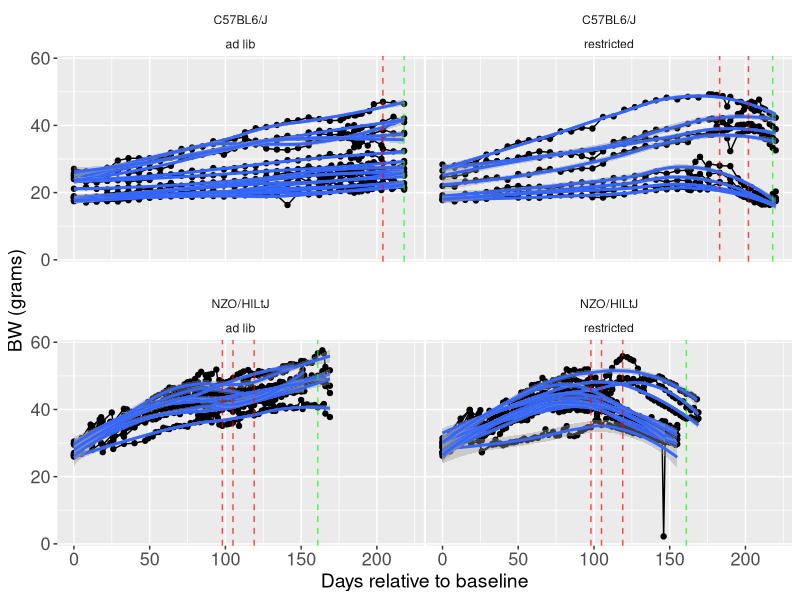
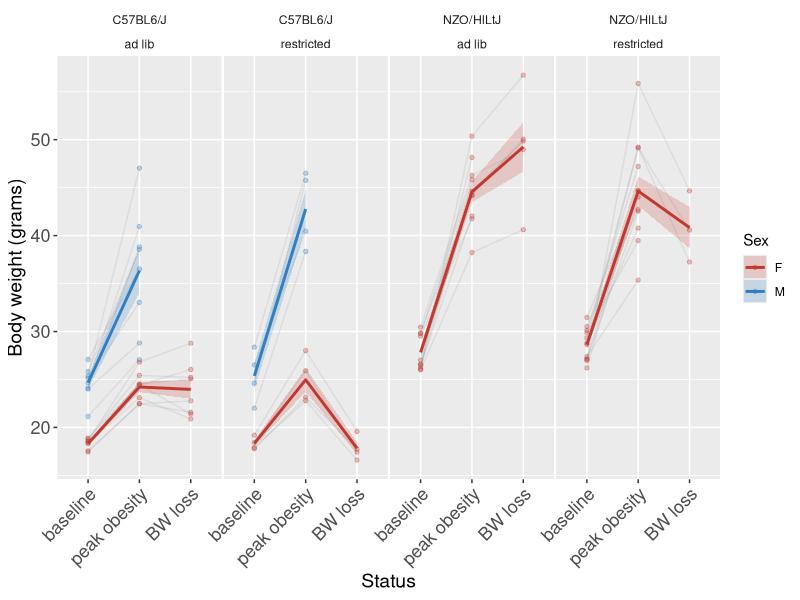
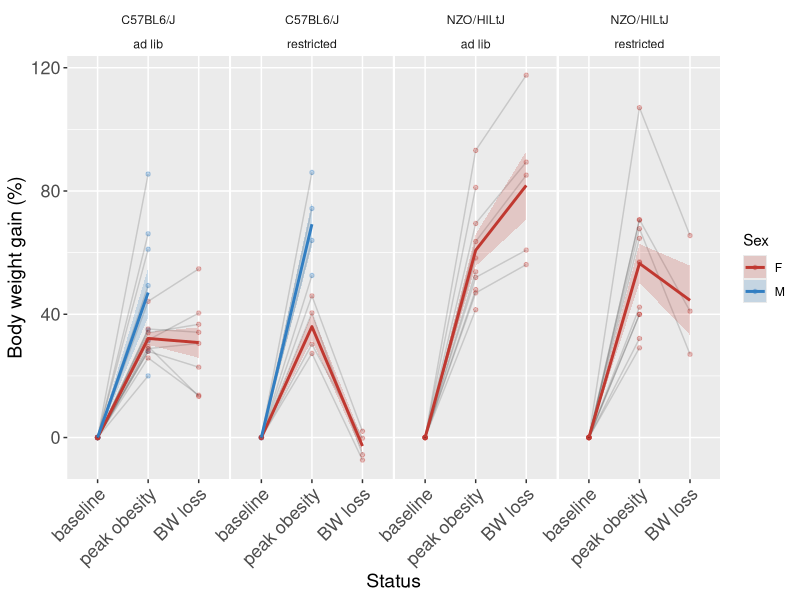
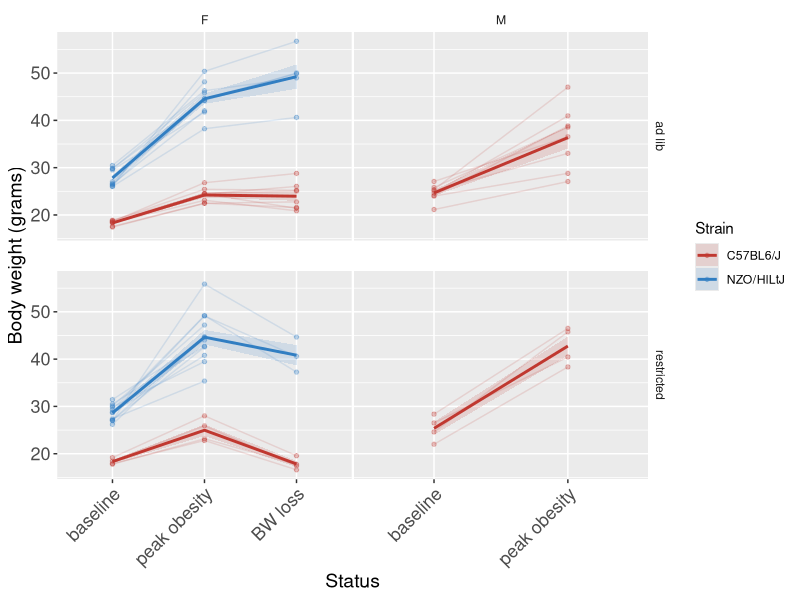
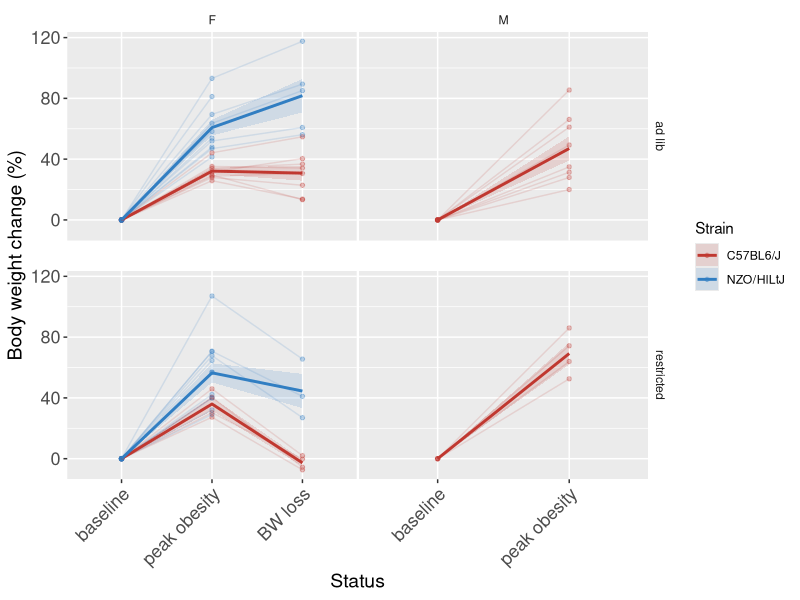

Recreate these plots in R, in order.
# This script aims to explore changes in body weight in NZO and c57 after different stages of feeding:
#1 from baseline to peak obesity,
#2:from peak of obesity to acute body weight loss
#3 from acute body weight loss to body weight maintenance
#4 from body weight maintenance to body weight gain after RTIOXA-47 injections

#libraries
library(dplyr) #to use pipe
library(ggplot2) #to graph
library(readr) #to read csv
library(tidyr)  # to use drop-na()
library(ggpubr)
library(purrr)
library(broom)
library(Hmisc)
library(lme4)
library(emmeans)

BW_data <- read_csv("../data/BW.csv") %>% 
  filter(COHORT > 1 & COHORT < 6) %>% # Just NZO females
  filter(!ID %in% c(3712, 3715)) %>% # died during study
  group_by(ID) %>% 
  arrange(DATE) %>% 
  mutate(
    bw_rel = 100 * (BW - first(BW)) / first(BW),
    body_lag = (lag(BW) - BW),
    GROUP = case_when(
      ID %in% c(3706, 3707, 3709, 3711, 3713, 3717, 3716, 3719, 3718, 3726,
                7860, 7862, 7864, 7867, 7868, 7869, 7870, 7871, 7873, 7875, 
                7876, 7879, 7880, 7881,7882, 7883) ~ "ad lib",
      ID %in% c(3708, 3714, 3720, 3721, 3710, 3722, 3723, 3724, 3725, 3727, 3728, 3729,
                7861, 7863, 7865, 7866, 7872, 7874, 7877, 7878) ~ "restricted"
    ),
    DRUG = case_when(
      ID %in% c(3706, 3707, 3709, 3711, 3713, 3714, 3720, 3724, 3725, 3727, 3728,
                7861, 7863, 7864, 7878, 7867, 7872, 7875, 7876, 7869, 7870, 7871,
                7868, 7880, 7881, 7882, 7883) ~ "vehicle",
      ID %in% c(3708, 3710, 3716, 3717, 3718, 3719, 3721, 3722, 3723, 3726, 3729,
                7862, 7865, 7873, 7874, 7877, 7866, 7879, 7860) ~ "RTIOXA_47"
    ),
    day_rel = DATE - first(DATE)
  ) %>%
  mutate(
    STATUS = case_when(
      day_rel == 0 ~ "baseline", 
      STRAIN == "NZO/HlLtJ" & DATE == as.Date("2025-02-21") ~ "peak obesity",
      STRAIN == "C57BL6/J" & SEX == "M" & day_rel == 202 & GROUP == "restricted" ~ "peak obesity",
      STRAIN == "C57BL6/J" & SEX == "F" & day_rel == 183 & GROUP == "restricted"~ "peak obesity",
      STRAIN == "C57BL6/J" & day_rel == 204 & GROUP == "ad lib" ~ "peak obesity",
      STRAIN == "C57BL6/J" & SEX == "M" & day_rel == 241 & GROUP == "restricted"~ "BW loss",
      STRAIN == "C57BL6/J" & SEX == "F" & day_rel == 218 & GROUP == "restricted"~ "BW loss",
      STRAIN == "C57BL6/J" & SEX == "M" & day_rel == 239 & GROUP == "ad lib"~ "BW loss",
      STRAIN == "C57BL6/J" & SEX == "F" & day_rel == 218 & GROUP == "ad lib"~ "BW loss",
      STRAIN == "NZO/HlLtJ" & day_rel == 161 ~ "BW loss",
      STRAIN == "C57BL6/J" & COMMENTS == "DAY_1_INJECTIONS" ~ "BW maintenance", 
      STRAIN == "NZO/HlLtJ" &  COMMENTS == "DAY_1_INJECTIONS" ~ "BW maintenance",
      STRAIN == "C57BL6/J" & COMMENTS == "DAY_4_SABLE_AND_SAC" ~ "BW regain",
      STRAIN == "NZO/HlLtJ" & COMMENTS == "DAY_4_SABLE_AND_SAC" ~ "BW regain",
      TRUE ~ NA_character_
    ) ) #%>% 
  #filter(STRAIN == "NZO/HlLtJ" | (STRAIN == "C57BL6/J" & DIET_FORMULA == "D12451i"))

n_distinct(BW_data$ID) #9 NZO in total and 4 C57 in total

highlight_data <- BW_data %>%
  filter(STATUS == "peak obesity")

highlight_data_2 <- BW_data %>%
  filter(STATUS == "BW loss")

highlight_data_3 <- BW_data %>%
  filter(STATUS == "BW maintenance")

highlight_data_4 <- BW_data %>%
  filter(STATUS == "BW regain")

#format plot

scaleFill <- scale_fill_manual(values = c("#C03830FF", "#317EC2FF"))


format.plot <- theme(
  strip.background = element_blank(),
  panel.spacing.x = unit(0.1, "lines"),          
  panel.spacing.y = unit(1.5, "lines"),  
  axis.text = element_text(family = "Helvetica", size = 13),
  axis.title = element_text(family = "Helvetica", size = 14))


plot <- BW_data %>% 
  ggplot(aes(day_rel, BW, group = ID)) +
  geom_point() +
  geom_line() +
  facet_wrap(~STRAIN*GROUP) +
  geom_smooth() +
  labs(
    x = "Days relative to baseline",
    y = "BW (grams)"
  ) +
  geom_vline(data = highlight_data, aes(xintercept = day_rel),
             linetype = "dashed", color = "red", alpha = 0.7) +
  geom_vline(data = highlight_data_2, aes(xintercept = day_rel),
             linetype = "dashed", color = "green", alpha = 0.7) +
  geom_vline(data = highlight_data_3, aes(xintercept = day_rel),
             linetype = "dashed", color = "blue", alpha = 0.7) +
  geom_vline(data = highlight_data_4, aes(xintercept = day_rel),
             linetype = "dashed", color = "orange", alpha = 0.7) +
  format.plot

plot

# Make STATUS an ordered factor
BW_data <- BW_data %>%
  mutate(STATUS = factor(STATUS, 
                         levels = c("baseline", "peak obesity", "BW loss", 
                                    "BW maintenance", "BW regain"))) %>% 
  filter(!is.na(STATUS))

BW_data %>%
  group_by(STATUS) %>%
  summarise(n_ID = n_distinct(ID)) #this is good


# Compute mean ± SEM per STRAIN, STATUS, GROUP, SEX, DIET_FORMULA
summary_data <- BW_data %>%
  group_by(STRAIN, STATUS, GROUP,SEX) %>%
  summarise(
    mean_BW = mean(BW, na.rm = TRUE),
    sem_BW = sd(BW, na.rm = TRUE) / sqrt(n()),
    .groups = "drop"
  )

ggplot() +
  # Individual points, smaller and more transparent
  geom_point(data = BW_data, 
             aes(x = STATUS, y = BW, color = SEX, group = ID),
             size = 1.2, alpha = 0.3) +
  geom_line(data = BW_data, 
            aes(x = STATUS, y = BW, color = DRUG, group = ID),
            alpha = 0.15) +
  
  # Mean ± SEM as shaded ribbon
  geom_ribbon(data = summary_data,
              aes(x = STATUS, ymin = mean_BW - sem_BW, ymax = mean_BW + sem_BW,
                  group = interaction(GROUP, SEX), fill = SEX),
              alpha = 0.2) +
  geom_line(data = summary_data,
            aes(x = STATUS, y = mean_BW, group = interaction(GROUP, SEX), color = SEX),
            size = 1) +
  
  # Facet by STRAIN (rows) × GROUP  (columns)
  facet_grid(~ STRAIN*GROUP, scales = "free_x") +
  
  scale_color_manual(values = c("F" = "#C03830FF", "M" = "#317EC2FF")) +
  scale_fill_manual(values = c("F" = "#C03830FF", "M" = "#317EC2FF")) +
  
  labs(
    x = "Status",
    y = "Body weight (grams)",
    color = "Sex",
    fill = "Sex"
  ) +
  format.plot +
  theme(axis.text.x = element_text(angle = 45, hjust = 1))

# Compute mean ± SEM per STRAIN, STATUS, GROUP, SEX using bw_rel
summary_data_rel <- BW_data %>%
  group_by(STRAIN, STATUS, GROUP, SEX) %>%
  summarise(
    mean_bw_rel = mean(bw_rel, na.rm = TRUE),
    sem_bw_rel = sd(bw_rel, na.rm = TRUE) / sqrt(n()),
    .groups = "drop"
  )

# Plot using bw_rel
ggplot() +
  # Individual points, smaller and more transparent
  geom_point(data = BW_data, 
             aes(x = STATUS, y = bw_rel, color = SEX, group = ID),
             size = 1.2, alpha = 0.3) +
  geom_line(data = BW_data, 
            aes(x = STATUS, y = bw_rel, group = ID),
            alpha = 0.15) +
  
  # Mean ± SEM as shaded ribbon
  geom_ribbon(data = summary_data_rel,
              aes(x = STATUS, ymin = mean_bw_rel - sem_bw_rel, ymax = mean_bw_rel + sem_bw_rel,
                  group = interaction(GROUP, SEX), fill = SEX),
              alpha = 0.2) +
  geom_line(data = summary_data_rel,
            aes(x = STATUS, y = mean_bw_rel, group = interaction(GROUP, SEX), color = SEX),
            size = 1) +
  
  # Facet by STRAIN (rows) × GROUP (columns)
  facet_grid(~ STRAIN*GROUP, scales = "free_x") +
  
  # Colors
  scale_color_manual(values = c("F" = "#C03830FF", "M" = "#317EC2FF")) +
  scale_fill_manual(values = c("F" = "#C03830FF", "M" = "#317EC2FF")) +
  
  # Labels and theme
  labs(
    x = "Status",
    y = "Body weight gain (%)",
    color = "Sex",
    fill = "Sex"
  ) +
  theme(axis.text.x = element_text(angle = 45, hjust = 1)) +
  format.plot

# Compute mean ± SEM per STRAIN, STATUS, GROUP, SEX
summary_data_rel <- BW_data %>%
  group_by(STRAIN, STATUS, GROUP, SEX) %>%
  summarise(
    mean_BW = mean(BW, na.rm = TRUE),
    sem_BW = sd(BW, na.rm = TRUE) / sqrt(n()),
    .groups = "drop"
  )

# Define custom colors per STRAIN (still harmonious with your sex colors)
strain_colors <- c(
  "C57BL6/J" = "#C03830FF",   # red tone
  "NZO/HlLtJ"   = "#317EC2FF"    # blue tone
)

# Plot
ggplot() +
  # Individual points
  geom_point(data = BW_data,
             aes(x = STATUS, y = BW, color = STRAIN, group = ID),
             size = 1.2, alpha = 0.3) +
  
  # Individual trajectories
  geom_line(data = BW_data,
            aes(x = STATUS, y = BW, group = ID, color = STRAIN),
            alpha = 0.15) +
  
  # Mean ± SEM ribbons per STRAIN
  geom_ribbon(data = summary_data_rel,
              aes(x = STATUS,
                  ymin = mean_BW - sem_BW,
                  ymax = mean_BW + sem_BW,
                  group = interaction(STRAIN, GROUP, SEX),
                  fill = STRAIN),
              alpha = 0.15) +
  
  # Mean lines per STRAIN
  geom_line(data = summary_data_rel,
            aes(x = STATUS, y = mean_BW,
                group = interaction(STRAIN, GROUP, SEX),
                color = STRAIN),
            size = 1) +
  
  # Facet by GROUP × SEX (not by strain)
  facet_grid(GROUP ~ SEX, scales = "free_x") +
  
  # Custom colors for strains
  scale_color_manual(values = strain_colors) +
  scale_fill_manual(values = strain_colors) +
  
  labs(
    x = "Status",
    y = "Body weight (grams)",
    color = "Strain",
    fill = "Strain"
  ) +
  theme(axis.text.x = element_text(angle = 45, hjust = 1)) +
  format.plot


# Compute mean ± SEM per STRAIN, STATUS, GROUP, SEX
summary_data_rel <- BW_data %>%
  group_by(STRAIN, STATUS, GROUP, SEX) %>%
  summarise(
    mean_bw_rel = mean(bw_rel, na.rm = TRUE),
    sem_bw_rel = sd(bw_rel, na.rm = TRUE) / sqrt(n()),
    .groups = "drop"
  )

# Define custom colors per STRAIN (still harmonious with your sex colors)
strain_colors <- c(
  "C57BL6/J" = "#C03830FF",   # red tone
  "NZO/HlLtJ"   = "#317EC2FF"    # blue tone
)

# Plot
ggplot() +
  # Individual points
  geom_point(data = BW_data,
             aes(x = STATUS, y = bw_rel, color = STRAIN, group = ID),
             size = 1.2, alpha = 0.3) +
  
  # Individual trajectories
  geom_line(data = BW_data,
            aes(x = STATUS, y = bw_rel, group = ID, color = STRAIN),
            alpha = 0.15) +
  
  # Mean ± SEM ribbons per STRAIN
  geom_ribbon(data = summary_data_rel,
              aes(x = STATUS,
                  ymin = mean_bw_rel - sem_bw_rel,
                  ymax = mean_bw_rel + sem_bw_rel,
                  group = interaction(STRAIN, GROUP, SEX),
                  fill = STRAIN),
              alpha = 0.15) +
  
  # Mean lines per STRAIN
  geom_line(data = summary_data_rel,
            aes(x = STATUS, y = mean_bw_rel,
                group = interaction(STRAIN, GROUP, SEX),
                color = STRAIN),
            size = 1) +
  
  # Facet by GROUP × SEX (not by strain)
  facet_grid(GROUP ~ SEX, scales = "free_x") +
  
  # Custom colors for strains
  scale_color_manual(values = strain_colors) +
  scale_fill_manual(values = strain_colors) +
  
  labs(
    x = "Status",
    y = "Body weight change (%)",
    color = "Strain",
    fill = "Strain"
  ) +
  theme(axis.text.x = element_text(angle = 45, hjust = 1)) +
  format.plot
